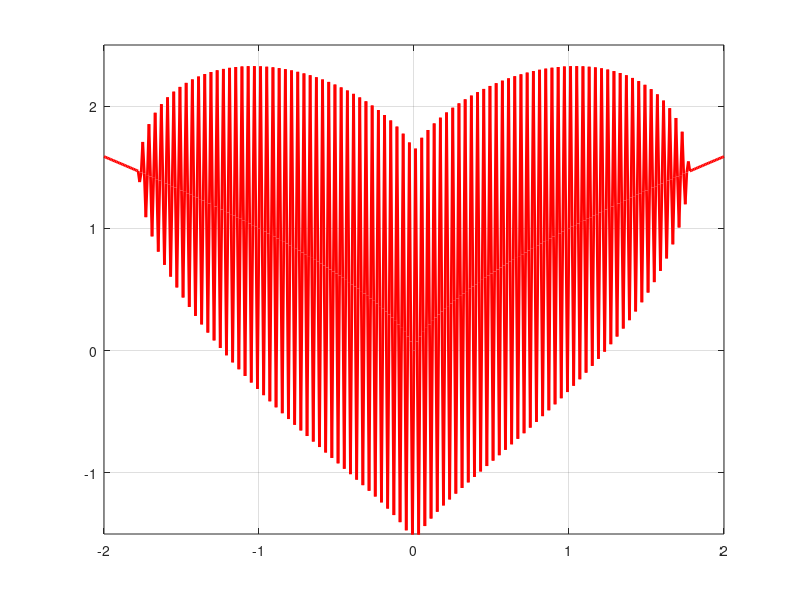

Recreate this plot in MATLAB.

clear all
clc
f = @(x,a)real(abs(x).^(2/3)+exp(1)/3.*(pi-x.^2).^0.5.*sin(a*pi.*x));
x=-2:0.01:2;
for a=0:1:50
    y=f(x,a);
    plot(x,y,'r','LineWidth',2)
    grid on
    axis([-2 2 -1.5 2.5]);
    pause(0.1)
end


